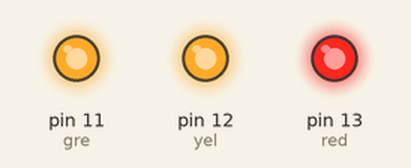
Bench run of a sketch on a simulated Arduino Uno, built with avr-gcc and run on an emulated ATmega328P. Shown: output pins drawn as LEDs (lit = HIGH).

Above: at 0.2 s.
At 1.7 s:
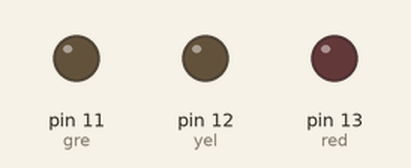
Timing chart, 0 to 3.0 s (numbered marks = the images above):
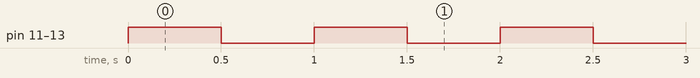

The sketch:

MultipleLEDs.ino
```cpp
int red = 13;
int yel = 12;
int gre = 11;
int delayTime = 500;

void setup() {
  pinMode(red, OUTPUT);
  pinMode(yel, OUTPUT);
  pinMode(gre, OUTPUT);
}

void loop() {
  // Turn all ON
  digitalWrite(red, HIGH);
  digitalWrite(yel, HIGH);
  digitalWrite(gre, HIGH);
  delay(delayTime);

  // Turn all OFF
  digitalWrite(red, LOW);
  digitalWrite(yel, LOW);
  digitalWrite(gre, LOW);
  delay(delayTime);
}
```

Measured:
- by itself, pin 11 (gre), pin 12 (yel), pin 13 (red): alternates HIGH for 0.50 s and LOW for 0.50 s
